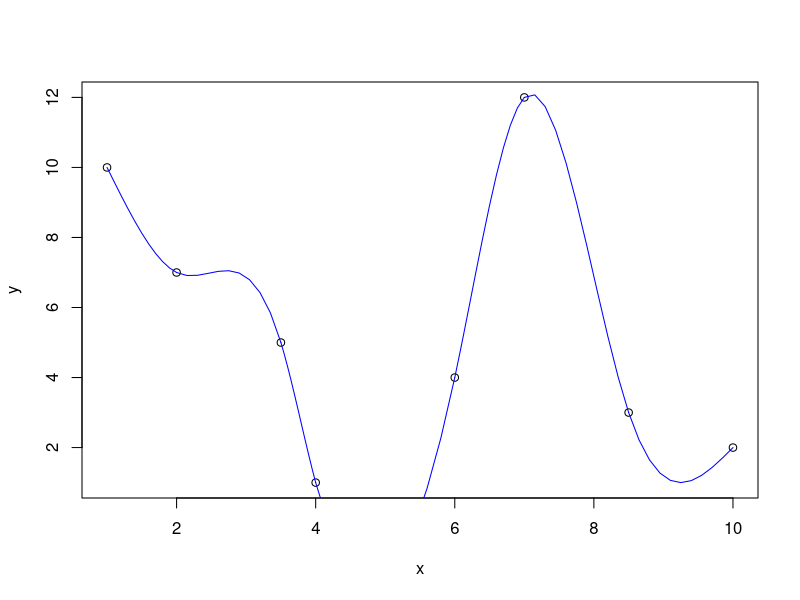

Generate this figure with R:
TriDiag<-function(a,b,c,d){
  n<-length(a)
  u<-array(0,n)
  y<-u
  x<-y
  
  u[1]<-a[1]
  y[1]<-d[1]
  for(i in 2:n){
    koef<--b[i-1]/u[i-1]
    u[i]<-a[i]+koef*c[i-1]
    y[i]<-d[i]+koef*y[i-1]
  }
  x[n]<-y[n]/u[n]
  for(i in (n-1):1){
    x[i]<-(y[i]-c[i]*x[i+1])/u[i]
  }
  return(x)
}


x<-c(1,2,3.5,4,6,7,8.5,10)
y<-c(10,7,5,1,4,12,3,2)
n<-length(x)
dx<-x[2:n]-x[1:(n-1)]
dy<-y[2:n]-y[1:(n-1)]

d<-(dy[2:(n-1)]/dx[2:(n-1)]-dy[1:(n-2)]/dx[1:(n-2)])
a<-(dx[2:(n-1)]+dx[1:(n-2)])/3
b<-dx[2:(n-2)]/6
c<-b

M<-TriDiag(a,b,c,d)
M<-c(0,M,0)
B<-y[1:(n-1)]-M[1:(n-1)]*dx*dx/6
A<-dy/dx+(M[1:(n-1)]-M[2:n])*dx/6
plot(x,y)

for(i in 1:(n-1)){
  xa<-seq(x[i],x[i+1],dx[i]/10)
  ya<-array(1,length(xa))
  for(j in 1:length(xa)){
    ya[j]<--M[i]*(xa[j]-x[i+1])^3/(6*dx[i])+M[i+1]*(xa[j]-x[i])^3/(6*dx[i])+A[i]*(xa[j]-x[i])+B[i]
  }
  lines(xa,ya,col="blue")
}


N = 100
I = 0
for(i in 1:(n-1)){
    h = (x[i+1]-x[i])/N
    xa<-seq(x[i],x[i+1],h)
    a = 0
    b = 0
    y1 =abs( M[i]*(xa[1]-x[i+1])^3/(6*dx[i])+M[i+1]*(xa[1]-x[i])^3/(6*dx[i])+A[i]*(xa[1]-x[i])+B[i])
    yn1 = abs(M[i]*(xa[n+1]-x[i+1])^3/(6*dx[i])+M[i+1]*(xa[n+1]-x[i])^3/(6*dx[i])+A[i]*(xa[n+1]-x[i])+B[i])
    for(j in 2:N){
        yn <- M[i]*(xa[j]-x[i+1])^3/(6*dx[i])+M[i+1]*(xa[j]-x[i])^3/(6*dx[i])+A[i]*(xa[j]-x[i])+B[i]
        if(j%%2 > 0){
            a = a+abs(yn)
        }
        else{
            b = b +abs(yn)
        }
    }
    a = 4*a
    b = 2*b
    I = I + (1/3)*((x[i+1] - x[i])/N)*(y1+a+b+yn1)
}
